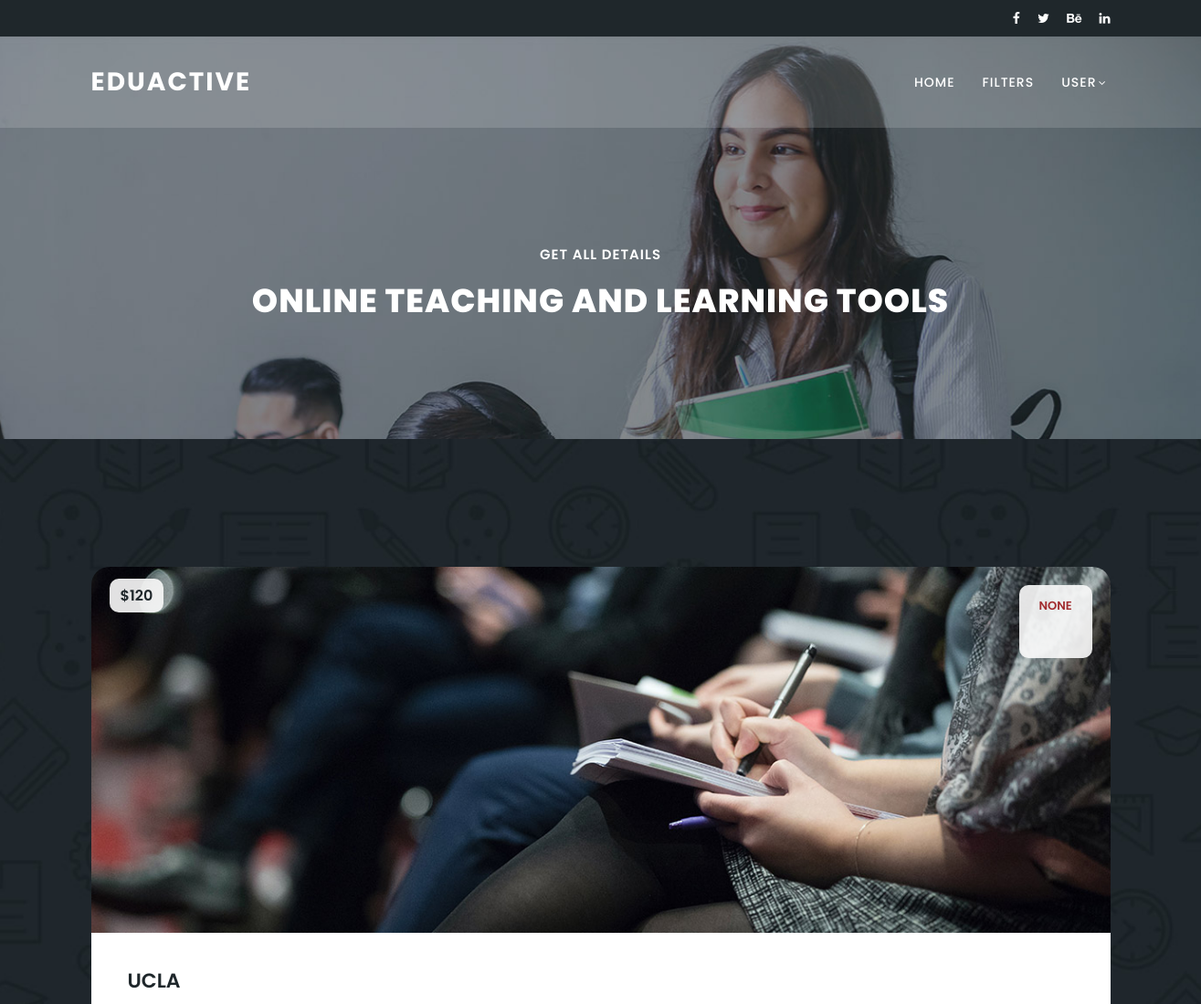
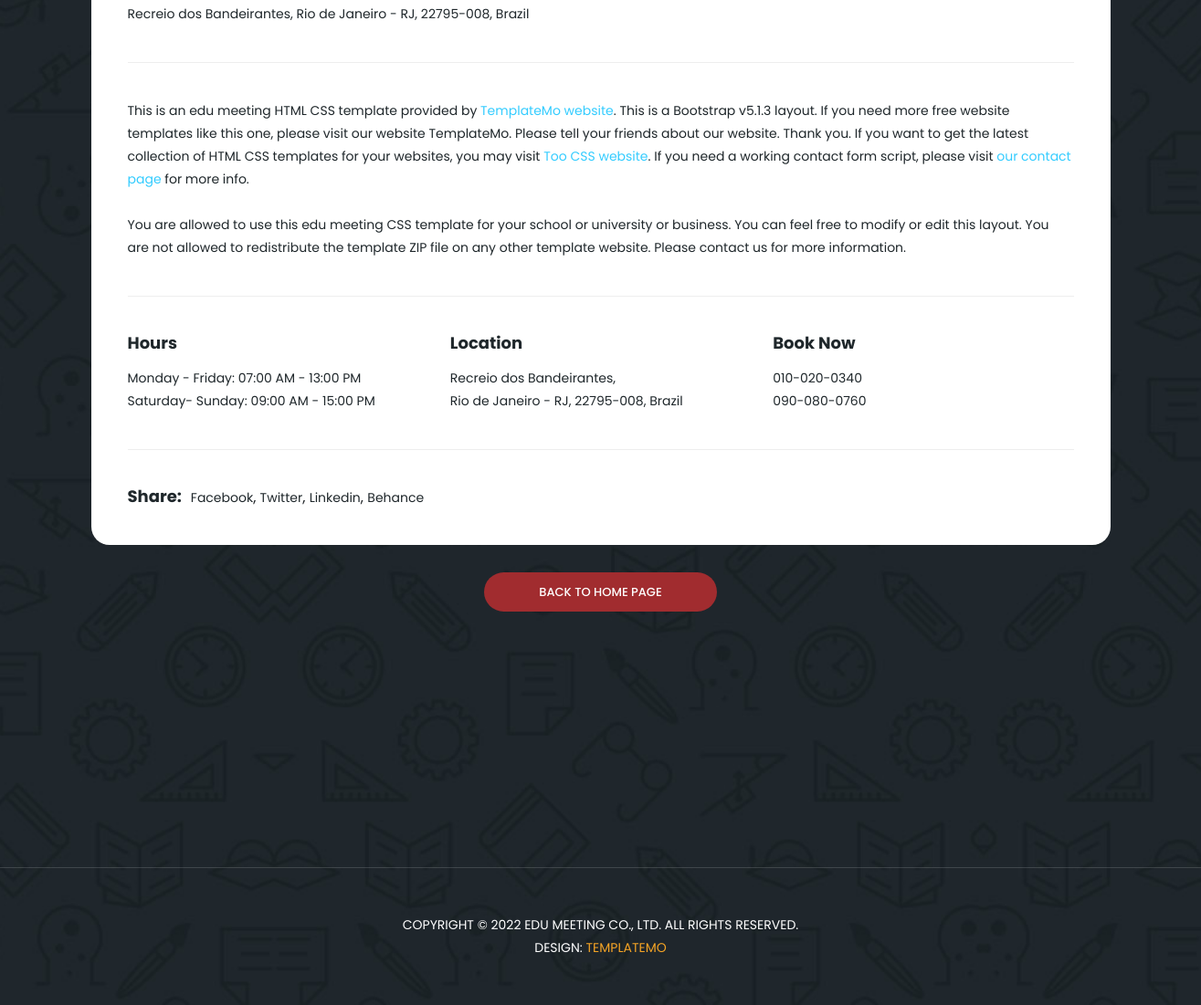
Screenshot of /pages/university/detail/73 with the database file from the repository (2 pictures, top to bottom).
### pages/models.py (models this page shows, shortened)
class University(models.Model):
    name = models.CharField(max_length=50, blank=True, null=True)
    qs = models.CharField(max_length=50, blank=True, null=True)
    us = models.CharField(max_length=50, blank=True, null=True)
    public = models.CharField(max_length=50, blank=True, null=True)
    program = models.CharField(max_length=100, blank=True, null=True)
    degree = models.CharField(max_length=100, blank=True, null=True)
    study_duration = models.CharField(max_length=100, blank=True, null=True)
    email = models.EmailField(max_length=254, blank=True, null=True)
    other_email = models.EmailField(max_length=254, blank=True, null=True)
    gre = models.CharField(max_length=100, blank=True, null=True)
    gpa = models.CharField(max_length=100, blank=True, null=True)
    ielts = models.CharField(max_length=100, blank=True, null=True)
    toefl = models.CharField(max_length=100, blank=True, null=True)
    gmat = models.CharField(max_length=100, blank=True, null=True)
    fee = models.CharField(max_length=100, blank=True, null=True)
    fee_waiver = models.CharField(
        max_length=100, blank=True, null=True, choices=VAIWER_CHOICES)
    tutaion_fee = models.CharField(max_length=100, blank=True, null=True)
    admission_req = models.CharField(max_length=300, blank=True, null=True)
    state = models.CharField(max_length=100, blank=True, null=True)
    city = models.CharField(max_length=100, blank=True, null=True)
    acceptance_rate = models.CharField(max_length=100, blank=True, null=True)
    graduation_rate = models.CharField(max_length=100, blank=True, null=True)
    dedline = models.CharField(max_length=500, blank=True, null=True)
    result = models.CharField(max_length=500, blank=True, null=True)
    link = models.CharField(max_length=200, blank=True, null=True)
    evaluation = models.CharField(
        max_length=500, blank=True, null=True, choices=EVALUATION_CHOICES)

### pages/views.py (the view)
# urls.py: path('university/detail/<int:id>', detail, name='detail'),
def detail(request, id):
    university = get_object_or_404(University, id=id)
    return render(request, 'detail.html', {'university': university})

### templates/detail.html
{% extends "base.html" %}
{% load static %}
{% block main %}
  <section class="meetings-page" id="meetings">
    <div class="container">
      <div class="row">
        <div class="col-lg-12">
          <div class="row">
            <div class="col-lg-12">
              <div class="meeting-single-item">
                <div class="thumb">
                  <div class="price">
                    <span>${{university.fee}}</span>
                  </div>
                  <div class="date">
                    <h6>{{university.dedline}}</h6>
                  </div>
                  <a href="meeting-details.html"><img src="{% static 'assets/images/single-meeting.jpg' %}" alt=""></a>
                </div>
                <div class="down-content">
                  <a href="meeting-details.html"><h4>{{university.name}}</h4></a>
                  <p>Recreio dos Bandeirantes, Rio de Janeiro - RJ, 22795-008, Brazil</p>
                  <p class="description">
                    This is an edu meeting HTML CSS template provided by <a href="https://templatemo.com/" target="_blank" rel="nofollow">TemplateMo website</a>. This is a Bootstrap v5.1.3 layout. If you need more free website templates like this one, please visit our website TemplateMo. Please tell your friends about our website. Thank you. If you want to get the latest collection of HTML CSS templates for your websites, you may visit <a rel="nofollow" href="https://www.toocss.com/" target="_blank">Too CSS website</a>. If you need a working contact form script, please visit <a href="https://templatemo.com/contact" target="_parent">our contact page</a> for more info.
                    <br><br>You are allowed to use this edu meeting CSS template for your school or university or business. You can feel free to modify or edit this layout. You are not allowed to redistribute the template ZIP file on any other template website. Please contact us for more information.
                  </p>
                  <div class="row">
                    <div class="col-lg-4">
                      <div class="hours">
                        <h5>Hours</h5>
                        <p>Monday - Friday: 07:00 AM - 13:00 PM<br>Saturday- Sunday: 09:00 AM - 15:00 PM</p>
                      </div>
                    </div>
                    <div class="col-lg-4">
                      <div class="location">
                        <h5>Location</h5>
                        <p>Recreio dos Bandeirantes,
                        <br>Rio de Janeiro - RJ, 22795-008, Brazil</p>
                      </div>
                    </div>
                    <div class="col-lg-4">
                      <div class="book now">
                        <h5>Book Now</h5>
                        <p>010-020-0340<br>090-080-0760</p>
                      </div>
                    </div>
                    <div class="col-lg-12">
                      <div class="share">
                        <h5>Share:</h5>
                        <ul>
                          <li><a href="#">Facebook</a>,</li>
                          <li><a href="#">Twitter</a>,</li>
                          <li><a href="#">Linkedin</a>,</li>
                          <li><a href="#">Behance</a></li>
                        </ul>
                      </div>
                    </div>
                  </div>
                </div>
              </div>
            </div>
            <div class="col-lg-12">
              <div class="main-button-red">
                <a href="{%url 'landing'%}">Back To Home page</a>
              </div>
            </div>
          </div>
        </div>
      </div>
    </div>
  </section>
  {% endblock main %}

### static/assets/css/templatemo-edu-meeting.css (style rules this page uses)
html, body, div, span, applet, object, iframe, h1, h2, h3, h4, h5, h6, p, blockquote, div pre, a, abbr, acronym, address, big, cite, code, del, dfn, em, font, img, ins, kbd, q, s, samp, small, strike, strong, sub, sup, tt, var, b, u, i, center, dl, dt, dd, ol, ul, li, figure, header, nav, section, article, aside, footer, figcaption { margin: 0; padding: 0; border: 0; outline: 0; }
ul, li { padding: 0; margin: 0; list-style: none; }
header, nav, section, article, aside, footer, hgroup { display: block; }
* { box-sizing: border-box; }
html, body { font-family: 'Poppins', sans-serif; font-weight: 400; background-color: #fff; font-size: 16px; -ms-text-size-adjust: 100%; -webkit-font-smoothing: antialiased; -moz-osx-font-smoothing: grayscale; }
a { text-decoration: none !important; color: #3CF; }
h1, h2, h3, h4, h5, h6 { margin-top: 0px; margin-bottom: 0px; }
ul { margin-bottom: 0px; }
p { font-size: 14px; line-height: 25px; color: #2a2a2a; }
img { width: 100%; overflow: hidden; }
html, body { background: #fff; font-family: 'Poppins', sans-serif; }
.main-button-red a { font-size: 13px; color: #fff; background-color: #a12c2f; padding: 12px 30px; display: inline-block; border-radius: 22px; font-weight: 500; text-transform: uppercase; transition: all .3s; }
section.meetings-page { background-image: url(../images/meetings-page-bg.jpg); background-position: center center; background-attachment: fixed; background-repeat: no-repeat; background-size: cover; padding-top: 140px; padding-bottom: 0px; }
section.meetings-page .main-button-red { text-align: center; }
section.meetings-page .main-button-red a { padding: 12px 60px; text-align: center; margin-top: 30px; }
.meeting-single-item .thumb { position: relative; }
.meeting-single-item .thumb img { border-top-right-radius: 20px; border-top-left-radius: 20px; }
.meeting-single-item .thumb .price { position: absolute; left: 20px; top: 20px; }
.meeting-single-item .thumb .price span { font-size: 16px; color: #1f272b; font-weight: 600; background-color: rgba(250,250,250,0.9); padding: 7px 12px; border-radius: 10px; }
.meeting-single-item .down-content { background-color: #fff; padding: 40px; border-bottom-right-radius: 20px; border-bottom-left-radius: 20px; }
.meeting-single-item .thumb .date { position: absolute; background-color: rgba(250,250,250,0.9); width: 80px; height: 80px; text-align: center; padding: 15px 0px; border-radius: 10px; right: 20px; top: 20px; }
.meeting-single-item .thumb .date h6 { font-size: 13px; text-transform: uppercase; font-weight: 600; color: #a12c2f; }
.meeting-single-item .down-content h4 { font-size: 22px; color: #1f272b; font-weight: 600; display: inline-block; margin-bottom: 15px; }
.meeting-single-item .down-content h5 { font-size: 18px; color: #1f272b; font-weight: 700; display: inline-block; margin-bottom: 15px; }
.meeting-single-item .down-content p { color: #1f272b; font-size: 14px; }
.meeting-single-item .down-content p.description { margin-top: 40px; padding-top: 40px; border-top: 1px solid #eee; margin-bottom: 40px; padding-bottom: 40px; border-bottom: 1px solid #eee; }
.meeting-single-item .down-content .share { margin-top: 40px; padding-top: 40px; border-top: 1px solid #eee; }
.meeting-single-item .down-content .share h5 { float: left; margin-right: 10px; margin-bottom: 0px; }
.meeting-single-item .down-content .share ul li { display: inline; }
.meeting-single-item .down-content .share ul li a { font-size: 14px; color: #1f272b; transition: all .3s; }

### rows the page displays
University: fee "120", dedline "NONE", name "UCLA"
